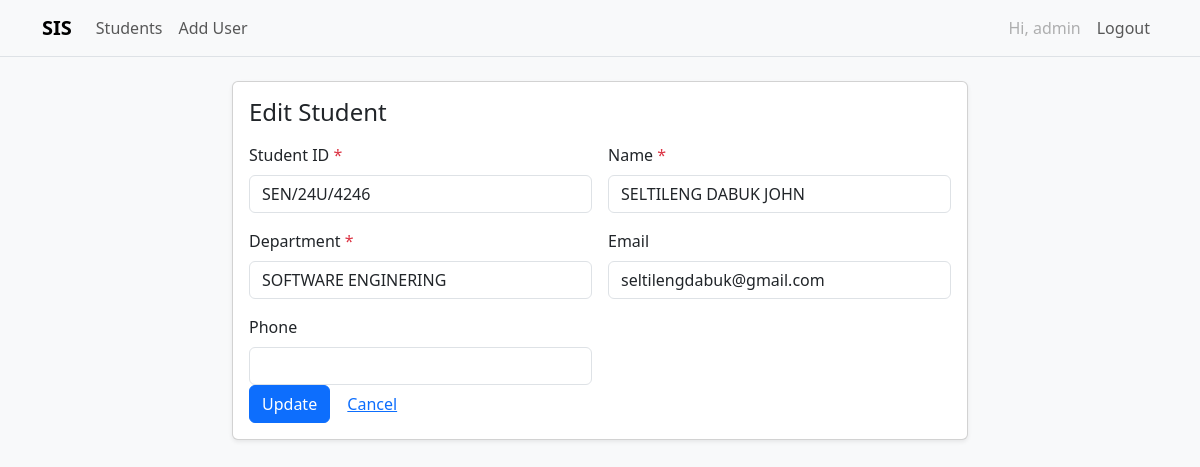
The page /students/1/edit (signed in) on the database its author committed.
### tables this page shows
CREATE TABLE students (
            id INTEGER PRIMARY KEY AUTOINCREMENT,
            student_id TEXT UNIQUE NOT NULL,
            name TEXT NOT NULL,
            department TEXT NOT NULL,
            email TEXT UNIQUE,
            phone TEXT,
            created_at TEXT NOT NULL
        );

### app.py (the view, shortened to what this page needs)
@app.route("/students/<int:id>/edit", methods=["GET", "POST"])
@login_required
def edit_student(id: int):
    db = get_db()
    row = db.execute("SELECT * FROM students WHERE id = ?", (id,)).fetchone()
    if not row: abort(404)
    return render_template("students/edit.html", s=row, data=dict(row))

### app.py (called while the page is built)
def get_db():
    if "db" not in g:
        g.db = sqlite3.connect(app.config["DATABASE"])
        g.db.row_factory = sqlite3.Row
    return g.db

def login_required(view):
    @wraps(view)
    def wrapped(*args, **kwargs):
        if "user_id" not in session:
            return redirect(url_for("login", next=request.path))
        return view(*args, **kwargs)
    return wrapped

def get_csrf_token():
    token = session.get("_csrf_token")
    if not token:
        import secrets
        token = secrets.token_hex(16)
        session["_csrf_token"] = token
    return token

### templates/students/edit.html (shortened to what this page needs)
{% extends "base.html" %}
{% block content %}
<div class="row justify-content-center">
  <div class="col-md-8">
    <div class="card shadow-sm">
      <div class="card-body">
        <h1 class="h4 mb-3">Edit Student</h1>
        <form method="post">
          {% set values = data %}
          {% include "students/_form_fields.html" %}
          <button class="btn btn-primary">Update</button>
          <a href="{{ url_for('view_student', id=s.id) }}" class="btn btn-link">Cancel</a>
        </form>
      </div>
    </div>
  </div>
</div>
{% endblock %}

### templates/students/_form_fields.html
{% set values = data if data is defined else {} %}
<div class="row g-3">
  <div class="col-md-6">
    <label class="form-label">Student ID <span class="text-danger">*</span></label>
    <input name="student_id" class="form-control" value="{{ values.student_id or '' }}" required>
  </div>
  <div class="col-md-6">
    <label class="form-label">Name <span class="text-danger">*</span></label>
    <input name="name" class="form-control" value="{{ values.name or '' }}" required>
  </div>
  <div class="col-md-6">
    <label class="form-label">Department <span class="text-danger">*</span></label>
    <input name="department" class="form-control" value="{{ values.department or '' }}" required>
  </div>
  <div class="col-md-6">
    <label class="form-label">Email</label>
    <input type="email" name="email" class="form-control" value="{{ values.email or '' }}">
  </div>
  <div class="col-md-6">
    <label class="form-label">Phone</label>
    <input name="phone" class="form-control" value="{{ values.phone or '' }}">
  </div>
</div>

### rows shown on the page
students: student_id "SEN/24U/4246", name "SELTILENG DABUK JOHN", department "SOFTWARE ENGINERING", email "seltilengdabuk@gmail.com"

### other values the page prints
{{ session.get('username') }} "admin"
